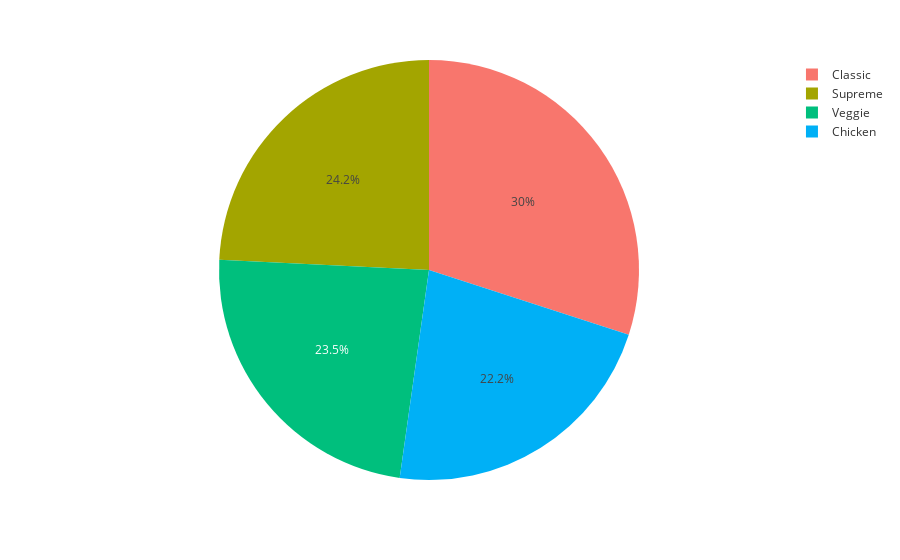

The notebook cell this image was saved under:
### Markdown cell above
### Find Total Money Earned From Pizza Categories and also plot pie chart

### Code cell
z=pizza['pizza_category'].value_counts()
fig=px.bar(z,x=z.index,y=z.values,color=z.index,text=z.values,labels={'index':'pizza_category','y':'total_price','text':'total_price'},template='ggplot2',title='<b>Total Money Earned From Pizza Categories and Pie chart</b> ')
fig.show()
fig=px.pie(z,names=z.index,values=z.values,labels={'index':'pizza_category','y':'total_price','text':'total_price'},template='ggplot2')
fig.show()

### Figure 1 — Plotly figure (JSON) as saved in the notebook; plotly's stock layout.template omitted (floating-point values rounded to 4 significant figures)
{"data": [{"domain": {"x": [0, 1], "y": [0, 1]}, "hovertemplate": "pizza_category=%{label}<br>value=%{value}<extra></extra>", "labels": ["Classic", "Supreme", "Veggie", "Chicken"], "legendgroup": "", "name": "", "showlegend": true, "type": "pie", "values": [14579, 11777, 11449, 10815]}], "layout": {"legend": {"tracegroupgap": 0}, "margin": {"t": 60}}}
